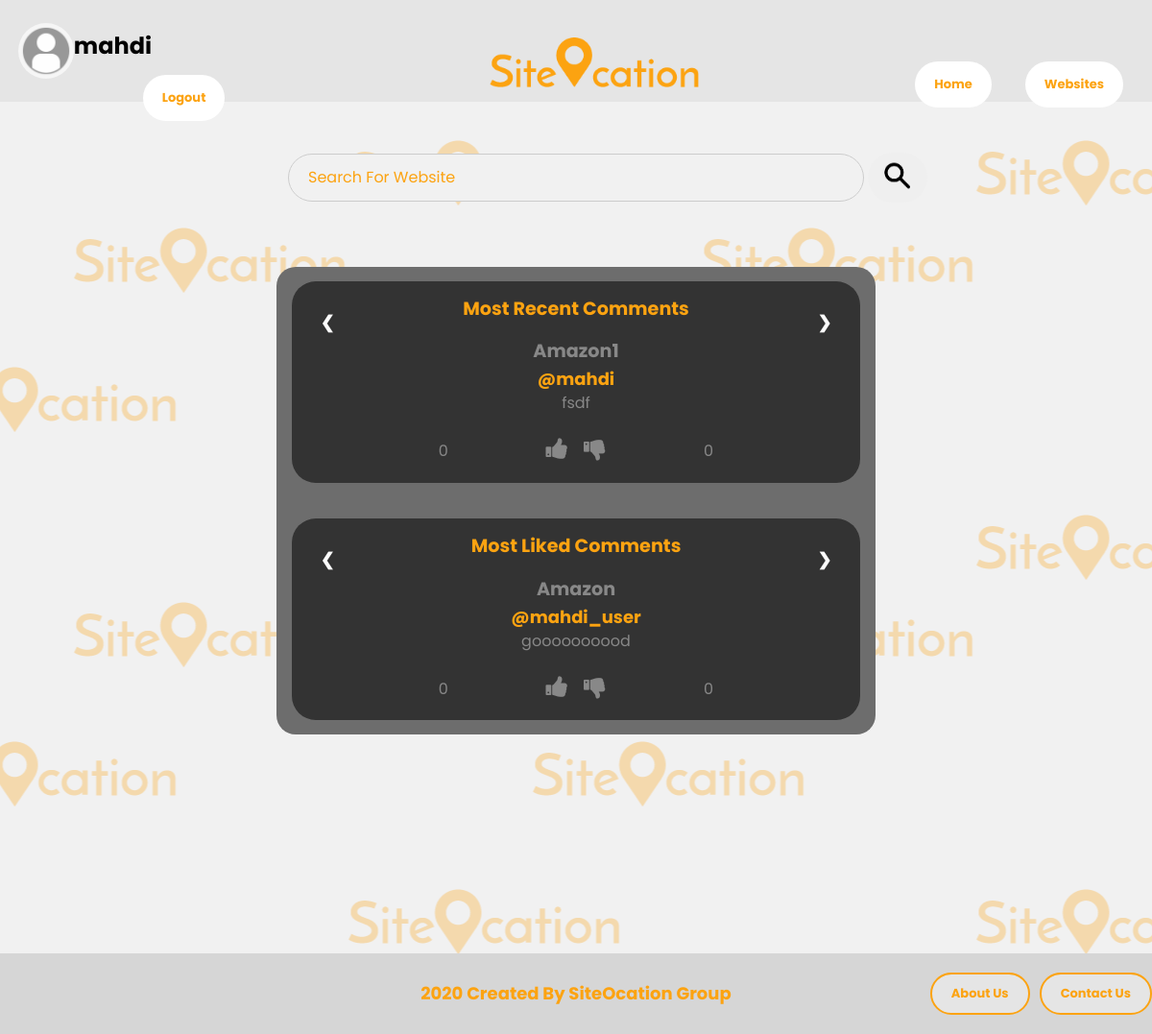
The app's page /home/ (signed in) with its own data.
### website/models.py (models this page shows, shortened)
class Comment(models.Model):
    comment_id = models.AutoField(primary_key=True)
    website_id = models.ForeignKey(Website, on_delete=models.CASCADE)
    user_id = models.ForeignKey(Profile, on_delete=models.CASCADE)
    modified = models.DateTimeField(auto_now_add=True, help_text='When was this page created?')
    comment = models.CharField(max_length=600)
    likes = models.PositiveIntegerField(default=0)
    dislikes = models.PositiveIntegerField(default=0)
    rate_to_web = models.PositiveSmallIntegerField(blank=True, null=True, )
    reply = models.ForeignKey("self", blank=True, null=True, on_delete=models.CASCADE, related_name='+')
    def get_likes_count(self):
        return CommentLikes.objects.filter(comment=self.comment_id).count()
    def get_dislikes_count(self):
        return CommentDislike.objects.filter(comment=self.comment_id).count()

class Website(models.Model):
    website_domain_name = models.CharField(unique=True, max_length=71, primary_key=True,
                                           help_text='Website hostname without sub-domain and top-level-domain')
    name = models.CharField(max_length=200, unique=True, blank=False)
    description = models.TextField(max_length=1000, help_text='Enter a brief description of the website')
    founded = models.DateField(help_text='When was this website created?', blank=True, null=True, )
    modified = models.DateTimeField(auto_now_add=True, help_text='When was this page created?')
    writen_by = models.ForeignKey(Profile, on_delete=models.SET_NULL, null=True)
    founders = models.ManyToManyField(Founder, help_text='Who made this website?', blank=True)
    industry = models.ManyToManyField(Industry, help_text='Select a type for this website', blank=True)
    subsidiaries = models.ManyToManyField("self", max_length=200, blank=True,
                                          help_text='the companies that is owned or controlled by this company')
    brand_picture = models.ImageField(upload_to='img', null=True, blank=True,
                                      help_text="Upload the picture of website's brand.")
    headquarters = models.CharField(max_length=200,
                                    help_text='The location where most of the important'
                                              + ' functions of an organization are coordinated.',
                                    blank=True)
    numberOfEmployees = models.CharField(max_length=200, null=True, blank=True)
    areaServed = models.ForeignKey(AreaServed, on_delete=models.SET_NULL, null=True)
    likes = models.PositiveIntegerField(default=0)
    dislikes = models.PositiveIntegerField(default=0)
    class Meta:
        ordering = ['-likes', 'dislikes', 'name']
    def __str__(self):
        return self.name
    def get_absolute_url(self):
        return reverse('website-detail', args=[str(self.website_domain_name)])

class Profile(models.Model):
    user = models.OneToOneField(User_in_built, on_delete=models.CASCADE, primary_key=True)
    user_picture = models.ImageField(upload_to='img', help_text="Upload the picture of user.", blank=True, null=True, )
    bio = models.CharField(max_length=50, blank=True, null=True, )
    date_of_birth = models.DateField(default=timezone.now)
    class Meta:
        ordering = ['user__username']
    def get_absolute_url(self):
        return reverse('user-detail', args=[str(self.user.id)])

### website/views.py (the view, shortened to what this page needs)
# urls.py: 2. Add a URL to urlpatterns:  path('', views.home, name='home')
def home(request):
    is_logged = request.session.get('is_logged', False)
    recent_comments = Comment.objects.order_by('-modified')[:10]
    liked_comments = Comment.objects.order_by('-likes')[:10]
    if request.method == 'POST':
        sign_up_form = SignUpForm(request.POST)
        if sign_up_form.is_valid():
            user_saved = sign_up_form.save()
            user_saved.refresh_from_db()
            user_saved.save()
            username = sign_up_form.cleaned_data.get('username')
            raw_password = sign_up_form.cleaned_data.get('password1')
            user = authenticate(username=username, password=raw_password)
            login(request, user)
            return redirect('home')
    else:
        sign_up_form = SignUpForm()
    context = {
        'recent_comments': recent_comments,
        'is_logged': is_logged,
        'liked_comments': liked_comments,
        'sign_up_form': sign_up_form,
    }
    return render(request, 'home.html', context=context)

### website/forms.py
class SignUpForm(UserCreationForm):
    first_name = forms.CharField(max_length=30, required=False, help_text='Optional.')
    last_name = forms.CharField(max_length=30, required=False, help_text='Optional.')
    email = forms.EmailField(max_length=254, help_text='Required. Inform a valid email address.')
    class Meta:
        model = User
        fields = ('username', 'email', 'first_name', 'last_name', 'password1', 'password2',)

### website/templates/home.html (shortened to what this page needs)
{% extends "Main-a.html" %}
{% load static %}
{% load widget_tweaks %}
{% block content %}
<div class="Body">
    <form method="post">
        <input class="input" style="width: 50%; margin-left: 25%;" type="text" placeholder="Search For Website" name="input_search">
        <button class="searchBtn" type="submit"><img class="searchPic" src="{% static 'images/search.png' %}"></button>
    </form>
    <div class="commentPlace" style="padding: 1.25% 0;">
        <div style="width: 95%; margin-left: 2.5%;" class="w3-content">
            {% for comment in recent_comments %}
            <div class="mySlides" style="margin-top: 0;">
                <div>
                    <a class="prev" onclick="plusSlides(-1)">&#10094;</a>
                    <a class="next" onclick="plusSlides(1)">&#10095;</a>
                </div>
                <p class="most">Most Recent Comments</p>
                <a class="website-tag-comment" href="{{ comment.website_id.get_absolute_url }}">
                    {{ comment.website_id }}
                </a><br>
                <a class="Comment" href="{{ comment.user_id.get_absolute_url }}">
                    @{{ comment.user_id.user.username }}
                </a>
                <p class="p-comment">
                    {{ comment.comment }}
                </p>
                <div class="likey">
                    <p class="like-count">{{ comment.get_likes_count }}</p>
                    <p class="dislike-count">{{ comment.get_dislikes_count }}</p>
                    {% if user.is_authenticated %}
                        <button class="like"><span class="fa fa-thumbs-up"></span></button>
                        <button class="like"><span class="fa fa-thumbs-down"></span></button>
                    {% else %}
                        <span class="fa fa-thumbs-up like2"></span>
                        <span class="fa fa-thumbs-down like2"></span>
                    {% endif %}
                </div>
            </div>
            {% endfor %}
        </div>
        <div style="width: 95%; margin-left: 2.5%; margin-top: -2%;" class="w3-content">
            {% for comment in liked_comments %}
                <div class="mySlides2">
                    <div>
                        <a class="prev" onclick="plusSlides1(-1)">&#10094;</a>
                        <a class="next" onclick="plusSlides1(1)">&#10095;</a>
                    </div>
                    <p class="most">Most Liked Comments</p>
                    <a class="website-tag-comment" href="{{ comment.website_id.get_absolute_url }}">
                        {{ comment.website_id }}
                    </a><br>
                    <a class="Comment" href="{{ comment.user_id.get_absolute_url }}">
                        @{{ comment.user_id.user.username }}
                    </a>
                    <p class="p-comment">
                        {{ comment.comment }}
                    </p>
                    <div class="likey">
                        <p class="like-count">{{ comment.get_likes_count }}</p>
                        <p class="dislike-count">{{ comment.get_dislikes_count }}</p>
                        {% if user.is_authenticated %}
                            <button class="like"><span class="fa fa-thumbs-up"></span></button>
                            <button class="like"><span class="fa fa-thumbs-down"></span></button>
                        {% else %}
                            <span class="fa fa-thumbs-up like2"></span>
                            <span class="fa fa-thumbs-down like2"></span>
                        {% endif %}
                    </div>
                </div>
            {% endfor %}
        </div>
        </div>
</div>
{% endblock %}

### website/templates/Main-a.html (shortened to what this page needs)
<!DOCTYPE html>
{% load widget_tweaks %}
{% load static %}
<html lang="en">
<head>
    <link href="https://cdn.jsdelivr.net/npm/bootstrap@5.0.0-beta1/dist/css/bootstrap.min.css" rel="stylesheet"
>
    <link rel="stylesheet" href="https://cdnjs.cloudflare.com/ajax/libs/font-awesome/4.7.0/css/font-awesome.min.css">
</head>
<body>
<div class="Header">
    <br>
    <div style="width: 100%;">
        <div style="float: left; width: 40%">
                {% if user.is_authenticated %}
					<div>
                        <div>
                            <a style="cursor: default; text-decoration: none; padding: 0; color: #010101;" href="{{ user.profile.get_absolute_url }}">
                                <img class="user" src="{% static 'images/userimage2.png' %}">
                            </a>
                        </div>
                            <a style="cursor: default; text-decoration: none; padding: 0; color: #010101;" href="{{ user.profile.get_absolute_url }}">
                                <h4 class="userName" style="margin-top: 2%">{{ user.username }}</h4>
                            </a>
                            <a class="kharab" href="{% url 'logout'%}?next={{request.path}}">
                                <button class="button" style="width: auto; margin-left: 15%;">
                                    Logout
                                </button>
                            </a>
					</div>
				{% endif %}
        </div>
        <div style="float: right; width: 35%">
            <a class="kharab" href="{% url 'websites' %}">
            <button class="button"  style="margin: 40px 30px 40px 5px; width: auto; float: right;">
                Websites
            </button>
            </a>
        <a class="kharab" href="{% url 'home' %}">
            <button class="button" style="margin: 40px 30px 40px 5px; width: auto; float: right;">
            Home
            </button>
        </a>
        </div>
        <img class="logo" src="{% static 'images/Asset 6@1x.png' %}">
    </div>
</div>
    {% block content %}{% endblock %}
<div class="Footer row">
    <div style="z-index: 1; padding: 20px 0px;" class="align-self-right developers">
        <a class="a" style="float: right; margin-left: 10px;" href="/contact/">Contact Us</a>
        <a class="a" style="float: right;" href="/about/">About Us</a>
    </div>
    <div style="position: absolute" class="align-self-center developers">
        2020 Created By SiteOcation Group
    </div>
</div>
</body>
</html>

### records on screen
Comment: website_id "Amazon1", user_id.user.username "mahdi", comment "fsdf", get_likes_count "0", get_dislikes_count "0"
Comment: website_id "Amazon", user_id.user.username "mahdi_user", comment "goooooooood", get_likes_count "0", get_dislikes_count "0"

### other values on screen
{{ user.username }} "mahdi"
